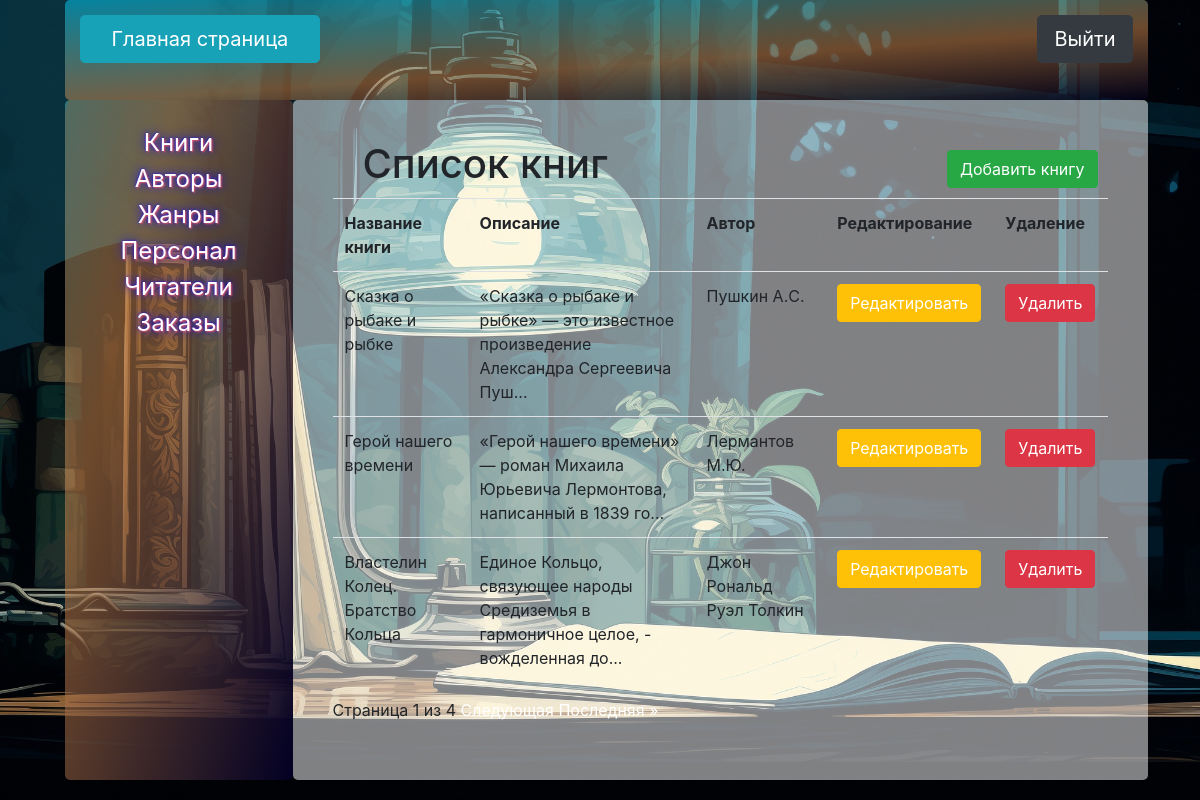
The app's page /users/books/ (signed in) with its own data.
### Books/models.py (models this page shows, shortened)
class Books(models.Model):
    name = models.CharField(max_length=255)
    count = models.IntegerField()
    authors = models.ManyToManyField(Authors, blank=True)
    genres = models.ManyToManyField(Genres, blank=True)
    slug = models.SlugField(default="", null=False)
    description = models.TextField(default="")
    publishingYear = models.PositiveIntegerField(default=1)
    price = models.CharField(max_length=20, default='0.00')
    publication = models.CharField(max_length=100, default="no_publication")
    binding = models.CharField(max_length=50, default='no_binding')

### authors/models.py (models this page shows, shortened)
class Authors(models.Model):
    name = models.CharField(max_length=255, blank=True, null=True)
    description = models.CharField(max_length=255, default='No description', blank=True, null=True)
    slug = models.SlugField(default="", null=False)
    banner = models.ImageField(default="Гоголь.jpg", blank=True)

### users/views.py (the view)
# urls.py: path('', views.books_list, name='main_page'),
@login_required
def books_list(request):
    books = Books.objects.all()
    paginator = Paginator(books,3) # 4 книг на странице
    page_number = request.GET.get('page')
    page_obj = paginator.get_page(page_number)
    return render(request,'users/books/book_list.html',{'page_obj':page_obj})

### users/templates/users/books/book_list.html (shortened to what this page needs)
{% extends 'admin.html' %}
{% block admin %}
<div class="box-author">
    <div class="create">
        <h1>Список книг</h1>
        <button type="button" class="btn btn-success"><a href="{% url 'users:books_create' %}">Добавить книгу</a></button>
    </div>
    <table class="table">
        <tr>
            <th>Название книги</th>
            <th>Описание</th>
            <th>Автор</th>
            <th>Редактирование</th>
            <th>Удаление</th>
        </tr>
        {% for book in page_obj %}
        <tr>
            <td>{{ book.name }}</td>
            <td> {{ book.description|slice:":80" }}{% if book.description|length > 80 %}...{% endif %}</td>
            <td>{% for author in book.authors.all %}
                {{ author.name }}{% if not forloop.last %}, {% endif %}
                {% endfor %}</td>
            <td><button type="button" class="btn btn-warning"><a
                        href="{% url 'users:books_update' book.pk %}">Редактировать</a></button></td>
            <td><button type="button" class="btn btn-danger"><a
                        href="{% url 'users:books_delete' book.pk %}">Удалить</a></button></td>
        </tr>
        {% endfor %}
    </table>
    <div class="pagination">
        <span class="step-links">
            <span>Страница {{ page_obj.number }} из {{ page_obj.paginator.num_pages }}</span>
            {% if page_obj.has_next %}
                <a href="?page={{ page_obj.next_page_number }}">Следующая</a>
                <a href="?page={{ page_obj.paginator.num_pages }}">Последняя &raquo;</a>
            {% endif %}
        </span>
    </div>
</div>
{% endblock %}

### Library/static/library/css/main.css (style rules this page uses)
* { box-sizing: border-box; margin: 0; padding: 0; }
body { background: url(../img/admin.jpg); background-size: cover; background-repeat: no-repeat; }
.containerr .content .info a { text-decoration: none; }
.containerr .create { display: flex; justify-content: space-between; }
.containerr .create h1 { margin-left: 30px; }
.containerr .create button { margin: 10px; }
.containerr a { color: #fff; }
.containerr .content .info .box-author,.box-delete,.box-update-author { margin: 40px; }

### records on screen
Books: name "Сказка о рыбаке и рыбке", description "«Сказка о рыбаке и рыбке» — это известное произведение Александра Сергеевича Пуш"
Authors: name "Пушкин А.C."
Books: name "Герой нашего времени", description "«Герой нашего времени» — роман Михаила Юрьевича Лермонтова, написанный в 1839 го"
Authors: name "Лермантов М.Ю."
Books: name "Властелин Колец. Братство Кольца", description "Единое Кольцо, связующее народы Средиземья в гармоничное целое, - вожделенная до"
Authors: name "Джон Рональд Руэл Толкин"

### other values on screen
{{ page_obj.number }} "1"
{{ page_obj.paginator.num_pages }} "4"
